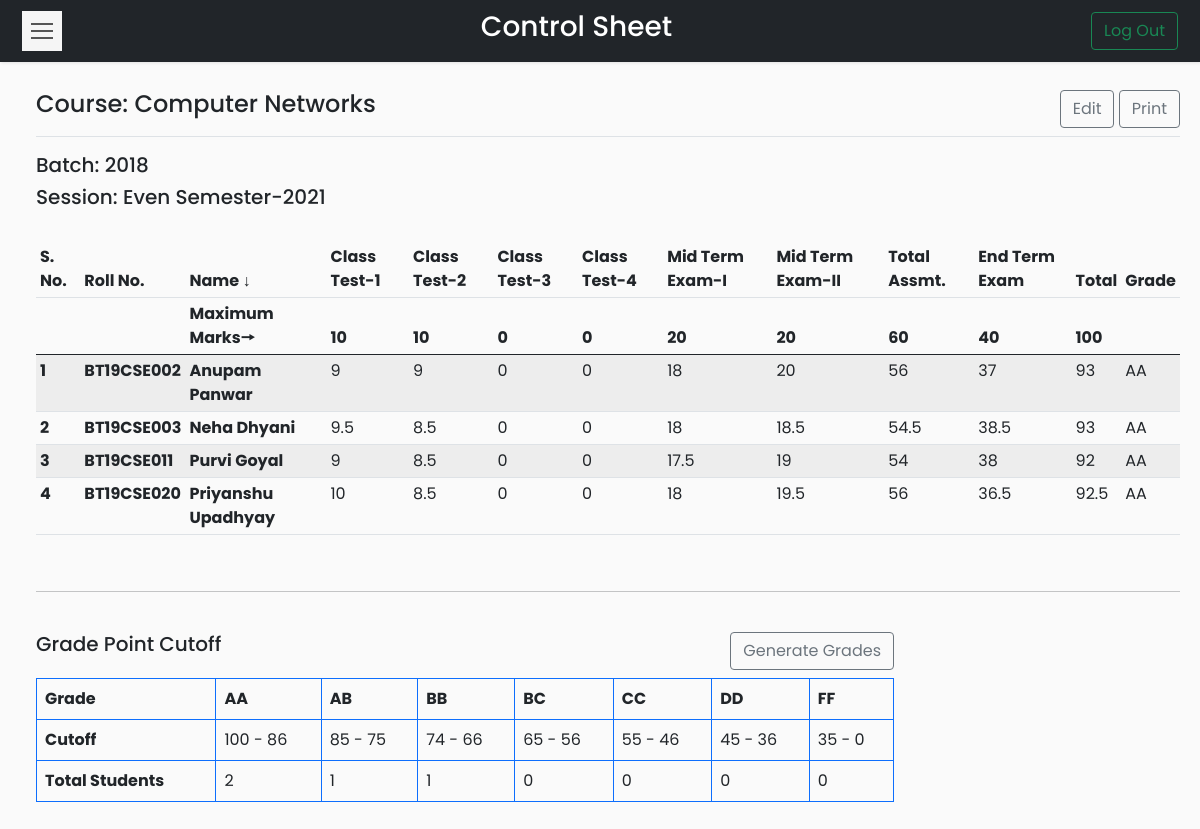
Screenshot of /Codes/coursetable.php?course=CSL-255 (signed in) with the database file from the repository.
### tables this page shows
CREATE TABLE `courses` (
  `id` int(11) NOT NULL,
  `course_name` varchar(50) NOT NULL,
  `course_code` varchar(20) NOT NULL,
  `semester` varchar(25) NOT NULL,
  `batch` varchar(20) NOT NULL
);

CREATE TABLE `controlsheet` (
  `course_code` varchar(20) NOT NULL,
  `roll_no` varchar(20) NOT NULL,
  `name` varchar(50) NOT NULL,
  `class_test_1` float NOT NULL DEFAULT 0,
  `class_test_2` float NOT NULL DEFAULT 0,
  `class_test_3` float NOT NULL DEFAULT 0,
  `class_test_4` float NOT NULL DEFAULT 0,
  `mid_term_1` float NOT NULL DEFAULT 0,
  `mid_term_2` float NOT NULL DEFAULT 0,
  `total_assessment` float NOT NULL DEFAULT 0,
  `end_term` float NOT NULL DEFAULT 0,
  `total_marks` float NOT NULL DEFAULT 0,
  `grade` varchar(5) NOT NULL
);

CREATE TABLE `gradewindow` (
  `course_code` varchar(20) NOT NULL,
  `grade` varchar(5) NOT NULL,
  `lower_cutoff` float NOT NULL,
  `upper_cutoff` float NOT NULL,
  `no_of_students` int(5) NOT NULL
);

### Codes/coursetable.php (the view, shortened to what this page needs)
<?php
if (isset($_SESSION['id'])) {
?>
    <!DOCTYPE html>
    <html>
    <head>
        <link rel="stylesheet" href="css/bootstrap.min.css">
        <link rel="stylesheet" href="css/custom.css">
        <?php
        require_once __DIR__ . '/connection/connect.php';
        if (isset($_GET['course'])) {
            $cd = $_GET['course'];
        } else {
            header('Location: dashboard.php?error=ERROR OCCURRED');
            exit();
        }
        ?>
    </head>
    <body>
        <nav class="navbar navbar-light bg-dark">
            <div class="container-fluid">
                <button type="button" id="sidebarCollapse" class="navbar-btn">
                    <span></span>
                    <span></span>
                    <span></span>
                </button>
                <span class="text-white h3">Control Sheet</span>
                <form class="d-flex">
                    <a href="logout.php">
                        <button class="btn btn-outline-success" type="button">Log Out</button>
                    </a>
                </form>
            </div>
        </nav>
        <div class="wrapper">
            <div id="content">
                <?php
                $sql = "SELECT course_name, semester, batch FROM courses WHERE course_code='$cd'";
                $result = $conn->query($sql);
                $row = $result->fetch_assoc();
                $cn = $row['course_name'];
                ?>
                <main class="col-md-auto ms-sm-3 col-lg-auto px-md-auto" id="printableTable">
                    <div class="d-flex justify-content-between flex-wrap flex-md-nowrap align-items-center pt-2 pb-2 mb-3 border-bottom btn-toolbar mb-3" role="toolbar" aria-label="Toolbar with button groups">
                        <h4 class="h4"><?php echo "Course: " . $cn ?></h4>
                        <div class="d-grid gap-2 d-md-block" role="group" aria-label="First group">
                            <a type="button" class="btn btn-outline-secondary" href="edit.php?course=<?php echo $cd ?>">Edit</a>
                            <a type="button" class="btn btn-outline-secondary" target="_blank" href="print.php?course=<?php echo $cd ?>">Print</a>
                        </div>
                    </div>
                    <h5>Batch: <?php echo $row['batch']; ?></h5>
                    <h5>Session: <?php echo $row['semester']; ?></h5>
                    <br>
                    <div class="table-responsive">
                        <table class="table table-striped table-sm">
                            <thead>
                                <tr>
                                    <th>S. No.</th>
                                    <th>Roll No.</th>
                                    <th>Name ↓</th>
                                    <th>Class Test-1</th>
                                    <th>Class Test-2</th>
                                    <th>Class Test-3</th>
                                    <th>Class Test-4</th>
                                    <th>Mid Term Exam-I</th>
                                    <th>Mid Term Exam-II</th>
                                    <th>Total Assmt.</th>
                                    <th>End Term Exam</th>
                                    <th>Total</th>
                                    <th>Grade</th>
                                </tr>
                                <tr>
                                    <th></th>
                                    <th></th>
                                    <?php
                                    $sql = "SELECT * FROM controlsheet WHERE course_code='$cd'";
                                    $result = $conn->query($sql);
                                    if ($row = $result->fetch_assoc()) {
                                    ?>
                                        <th>Maximum Marks🠖</th>
                                        <th><?php echo $row['class_test_1']; ?></th>
                                        <th><?php echo $row['class_test_2']; ?></th>
                                        <th><?php echo $row['class_test_3']; ?></th>
                                        <th><?php echo $row['class_test_4']; ?></th>
                                        <th><?php echo $row['mid_term_1']; ?></th>
                                        <th><?php echo $row['mid_term_2']; ?></th>
                                        <th><?php echo $row['total_assessment']; ?></th>
                                        <th><?php echo $row['end_term']; ?></th>
                                        <th><?php echo $row['total_marks']; ?></th>
                                        <th><?php echo $row['grade']; ?></th>
                                    <?php } ?>
                                </tr>
                            </thead>
                            <tbody>
                                <?php
                                $i = 1;
                                while ($row = $result->fetch_assoc()) { ?>
                                    <tr>
                                        <td><strong><?php echo $i++; ?></strong></td>
                                        <td><strong><?php echo $row['roll_no']; ?></strong></td>
                                        <td><strong><?php echo $row['name']; ?></strong></td>
                                        <td><?php echo $row['class_test_1']; ?></td>
                                        <td><?php echo $row['class_test_2']; ?></td>
                                        <td><?php echo $row['class_test_3']; ?></td>
                                        <td><?php echo $row['class_test_4']; ?></td>
                                        <td><?php echo $row['mid_term_1']; ?></td>
                                        <td><?php echo $row['mid_term_2']; ?></td>
                                        <td><?php echo $row['total_assessment']; ?></td>
                                        <td><?php echo $row['end_term']; ?></td>
                                        <td><?php echo $row['total_marks']; ?></td>
                                        <td><?php echo $row['grade']; ?></td>
                                    </tr>
                                <?php } ?>
                            </tbody>
                        </table>
                    </div>
                    <br>
                    <hr>
                    <br>
                    <div class="table-responsive grade">
                        <div class="sameline grades">
                            <div class="text-start h5">Grade Point Cutoff</div>
                            <a class="btn btn-outline-secondary mb-2" href="generate.php?course=<?php echo $cd ?>">Generate Grades</a>
                        </div>
                        <table class="table table-bordered border-primary grades">
                            <thead>
                                <tr>
                                    <td><strong>Grade</strong></td>
                                    <?php
                                    $sql = "SELECT grade FROM gradewindow WHERE course_code='$cd' ORDER BY grade";
                                    $result = $conn->query($sql);
                                    while ($row = $result->fetch_assoc()) {
                                    ?>
                                        <td><strong><?php echo $row['grade'];
                                        } ?></strong></td>
                                </tr>
                            </thead>
                            <tbody>
                                <tr>
                                    <td scope="row"><strong>Cutoff</strong></td>
                                    <?php
                                    $sql = "SELECT grade,lower_cutoff,upper_cutoff FROM gradewindow WHERE course_code='$cd' ORDER BY grade";
                                    $result = $conn->query($sql);
                                    while ($row = $result->fetch_assoc()) {
                                    ?>
                                        <td scope="row"><?php echo $row['upper_cutoff']; ?> - <?php echo $row['lower_cutoff']; ?></td>
                                        <?php } ?>
                                </tr>
                                <tr>
                                    <td><strong>Total Students</strong></td>
                                    <?php
                                    $sql = "SELECT grade,no_of_students FROM gradewindow WHERE course_code='$cd' ORDER BY grade";
                                    $result = $conn->query($sql);
                                    while ($row = $result->fetch_assoc()) {
                                    ?>
                                        <td scope="row"><?php echo $row['no_of_students']; ?></td>
                                        <?php } ?>
                                </tr>
                            </tbody>
                        </table>
                    </div>
                </main>
            </div>
        </div>
    <?php
} else {
    header('Location: index.php?error=INVALID REQUEST');
    exit();
}
    ?>
    </body>
    </html>

### Codes/css/custom.css (style rules this page uses)
body { font-family: 'Poppins', sans-serif; background: #fafafa; }
a, a:hover, a:focus { color: inherit; text-decoration: none; transition: all 0.3s; }
.navbar { padding: 10px 10px; background: #fff; border: none; border-radius: 5; margin-bottom: 0px; box-shadow: 1px 1px 3px rgba(0, 0, 0, 0.1); }
.navbar-btn { box-shadow: none; outline: none !important; border: none; }
.wrapper { display: flex; width: 100%; align-items: stretch; perspective: 1500px; }
.grades { width:75%; }
.sameline { display: flex; justify-content: space-between; }
#content { width: 100%; padding: 20px; min-height: 100vh; transition: all 0.3s; }
#sidebarCollapse { width: 40px; height: 40px; background: #f5f5f5; cursor: pointer; }
#sidebarCollapse span { width: 80%; height: 2px; margin: 0 auto; display: block; background: #555; transition: all 0.8s cubic-bezier(0.810, -0.330, 0.345, 1.375); transition-delay: 0.2s; }
#sidebarCollapse span:first-of-type { transform: rotate(45deg) translate(2px, 2px); }
#sidebarCollapse span:nth-of-type(2) { opacity: 0; }
#sidebarCollapse span:last-of-type { transform: rotate(-45deg) translate(1px, -1px); }
@media (max-width: 10000px) { #sidebarCollapse span:first-of-type, #sidebarCollapse span:nth-of-type(2), #sidebarCollapse span:last-of-type { transform: none; opacity: 1; margin: 5px auto; } }

### rows the page displays
courses: course_name "Computer Networks", batch "2018", semester "Even Semester-2021"
controlsheet: class_test_1 "10", class_test_2 "10", class_test_3 "0", class_test_4 "0", mid_term_1 "20", mid_term_2 "20", total_assessment "60", end_term "40", total_marks "100"
controlsheet: roll_no "BT19CSE002", name "Anupam Panwar", class_test_1 "9", class_test_2 "9", class_test_3 "0", class_test_4 "0", mid_term_1 "18", mid_term_2 "20", total_assessment "56", end_term "37", total_marks "93", grade "AA"
controlsheet: roll_no "BT19CSE003", name "Neha Dhyani", class_test_1 "9.5", class_test_2 "8.5", class_test_3 "0", class_test_4 "0", mid_term_1 "18", mid_term_2 "18.5", total_assessment "54.5", end_term "38.5", total_marks "93", grade "AA"
controlsheet: roll_no "BT19CSE011", name "Purvi Goyal", class_test_1 "9", class_test_2 "8.5", class_test_3 "0", class_test_4 "0", mid_term_1 "17.5", mid_term_2 "19", total_assessment "54", end_term "38", total_marks "92", grade "AA"
controlsheet: roll_no "BT19CSE020", name "Priyanshu Upadhyay", class_test_1 "10", class_test_2 "8.5", class_test_3 "0", class_test_4 "0", mid_term_1 "18", mid_term_2 "19.5", total_assessment "56", end_term "36.5", total_marks "92.5", grade "AA"
gradewindow: grade "AA", upper_cutoff "100", lower_cutoff "86", no_of_students "2"
gradewindow: grade "AB", upper_cutoff "85", lower_cutoff "75", no_of_students "1"
gradewindow: grade "BB", upper_cutoff "74", lower_cutoff "66", no_of_students "1"
gradewindow: grade "BC", upper_cutoff "65", lower_cutoff "56", no_of_students "0"
gradewindow: grade "CC", upper_cutoff "55", lower_cutoff "46", no_of_students "0"
gradewindow: grade "DD", upper_cutoff "45", lower_cutoff "36", no_of_students "0"
gradewindow: grade "FF", upper_cutoff "35", lower_cutoff "0", no_of_students "0"
